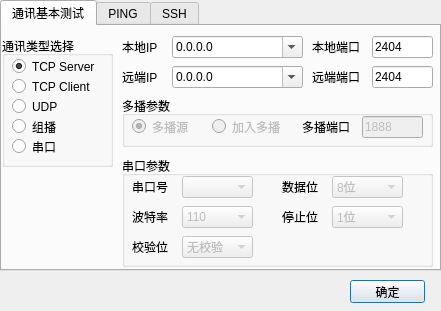
<?xml version="1.0" encoding="UTF-8"?>
<ui version="4.0">
 <class>NewDialog</class>
 <widget class="QDialog" name="NewDialog">
  <property name="windowModality">
   <enum>Qt::NonModal</enum>
  </property>
  <property name="geometry">
   <rect>
    <x>0</x>
    <y>0</y>
    <width>441</width>
    <height>311</height>
   </rect>
  </property>
  <property name="windowTitle">
   <string>新建通讯</string>
  </property>
  <property name="windowIcon">
   <iconset resource="comm.qrc">
    <normaloff>:/res/TCP.ico</normaloff>:/res/TCP.ico</iconset>
  </property>
  <property name="modal">
   <bool>true</bool>
  </property>
  <widget class="QTabWidget" name="tabWidget">
   <property name="geometry">
    <rect>
     <x>0</x>
     <y>0</y>
     <width>441</width>
     <height>271</height>
    </rect>
   </property>
   <property name="currentIndex">
    <number>0</number>
   </property>
   <widget class="QWidget" name="newTabBASE">
    <attribute name="title">
     <string>通讯基本测试</string>
    </attribute>
    <widget class="QGroupBox" name="groupBox">
     <property name="geometry">
      <rect>
       <x>0</x>
       <y>10</y>
       <width>111</width>
       <height>131</height>
      </rect>
     </property>
     <property name="title">
      <string>通讯类型选择</string>
     </property>
     <widget class="QRadioButton" name="radioButtonTCPS">
      <property name="geometry">
       <rect>
        <x>10</x>
        <y>20</y>
        <width>91</width>
        <height>21</height>
       </rect>
      </property>
      <property name="text">
       <string>TCP Server</string>
      </property>
      <property name="checked">
       <bool>true</bool>
      </property>
     </widget>
     <widget class="QRadioButton" name="radioButtonTCPC">
      <property name="geometry">
       <rect>
        <x>10</x>
        <y>40</y>
        <width>91</width>
        <height>21</height>
       </rect>
      </property>
      <property name="text">
       <string>TCP Client</string>
      </property>
      <property name="checked">
       <bool>false</bool>
      </property>
     </widget>
     <widget class="QRadioButton" name="radioButtonUDP">
      <property name="geometry">
       <rect>
        <x>10</x>
        <y>60</y>
        <width>91</width>
        <height>21</height>
       </rect>
      </property>
      <property name="text">
       <string>UDP</string>
      </property>
     </widget>
     <widget class="QRadioButton" name="radioButtonMulticast">
      <property name="geometry">
       <rect>
        <x>10</x>
        <y>80</y>
        <width>91</width>
        <height>21</height>
       </rect>
      </property>
      <property name="text">
       <string>组播</string>
      </property>
     </widget>
     <widget class="QRadioButton" name="radioButtonSerial">
      <property name="geometry">
       <rect>
        <x>10</x>
        <y>100</y>
        <width>91</width>
        <height>21</height>
       </rect>
      </property>
      <property name="text">
       <string>串口</string>
      </property>
     </widget>
    </widget>
    <widget class="QLabel" name="label">
     <property name="geometry">
      <rect>
       <x>120</x>
       <y>10</y>
       <width>50</width>
       <height>22</height>
      </rect>
     </property>
     <property name="text">
      <string>本地IP</string>
     </property>
    </widget>
    <widget class="QComboBox" name="comboBoxLIP">
     <property name="geometry">
      <rect>
       <x>170</x>
       <y>10</y>
       <width>131</width>
       <height>22</height>
      </rect>
     </property>
     <property name="editable">
      <bool>true</bool>
     </property>
     <item>
      <property name="text">
       <string>0.0.0.0</string>
      </property>
     </item>
    </widget>
    <widget class="QLabel" name="label_2">
     <property name="geometry">
      <rect>
       <x>310</x>
       <y>10</y>
       <width>50</width>
       <height>22</height>
      </rect>
     </property>
     <property name="text">
      <string>本地端口</string>
     </property>
    </widget>
    <widget class="QLineEdit" name="lineEditLPORT">
     <property name="geometry">
      <rect>
       <x>370</x>
       <y>10</y>
       <width>61</width>
       <height>22</height>
      </rect>
     </property>
     <property name="text">
      <string>2404</string>
     </property>
    </widget>
    <widget class="QLineEdit" name="lineEditRPORT">
     <property name="geometry">
      <rect>
       <x>370</x>
       <y>40</y>
       <width>61</width>
       <height>22</height>
      </rect>
     </property>
     <property name="text">
      <string>2404</string>
     </property>
    </widget>
    <widget class="QComboBox" name="comboBoxRIP">
     <property name="geometry">
      <rect>
       <x>170</x>
       <y>40</y>
       <width>131</width>
       <height>22</height>
      </rect>
     </property>
     <property name="editable">
      <bool>true</bool>
     </property>
     <item>
      <property name="text">
       <string>0.0.0.0</string>
      </property>
     </item>
     <item>
      <property name="text">
       <string>127.0.0.1</string>
      </property>
     </item>
     <item>
      <property name="text">
       <string>255.255.255.255</string>
      </property>
     </item>
    </widget>
    <widget class="QLabel" name="label_3">
     <property name="geometry">
      <rect>
       <x>120</x>
       <y>40</y>
       <width>50</width>
       <height>22</height>
      </rect>
     </property>
     <property name="text">
      <string>远端IP</string>
     </property>
    </widget>
    <widget class="QLabel" name="label_4">
     <property name="geometry">
      <rect>
       <x>310</x>
       <y>40</y>
       <width>50</width>
       <height>22</height>
      </rect>
     </property>
     <property name="text">
      <string>远端端口</string>
     </property>
    </widget>
    <widget class="QGroupBox" name="groupBox_3">
     <property name="geometry">
      <rect>
       <x>120</x>
       <y>70</y>
       <width>311</width>
       <height>51</height>
      </rect>
     </property>
     <property name="title">
      <string>多播参数</string>
     </property>
     <widget class="QRadioButton" name="radioButtonMulticastS">
      <property name="enabled">
       <bool>false</bool>
      </property>
      <property name="geometry">
       <rect>
        <x>10</x>
        <y>20</y>
        <width>71</width>
        <height>21</height>
       </rect>
      </property>
      <property name="text">
       <string>多播源</string>
      </property>
      <property name="checked">
       <bool>true</bool>
      </property>
     </widget>
     <widget class="QRadioButton" name="radioButtonMulticastC">
      <property name="enabled">
       <bool>false</bool>
      </property>
      <property name="geometry">
       <rect>
        <x>90</x>
        <y>20</y>
        <width>71</width>
        <height>21</height>
       </rect>
      </property>
      <property name="text">
       <string>加入多播</string>
      </property>
     </widget>
     <widget class="QLineEdit" name="lineEditMPORT">
      <property name="enabled">
       <bool>false</bool>
      </property>
      <property name="geometry">
       <rect>
        <x>240</x>
        <y>20</y>
        <width>61</width>
        <height>22</height>
       </rect>
      </property>
      <property name="text">
       <string>1888</string>
      </property>
     </widget>
     <widget class="QLabel" name="label_5">
      <property name="enabled">
       <bool>true</bool>
      </property>
      <property name="geometry">
       <rect>
        <x>180</x>
        <y>20</y>
        <width>50</width>
        <height>22</height>
       </rect>
      </property>
      <property name="text">
       <string>多播端口</string>
      </property>
     </widget>
    </widget>
    <widget class="QGroupBox" name="groupBox_4">
     <property name="geometry">
      <rect>
       <x>120</x>
       <y>130</y>
       <width>311</width>
       <height>111</height>
      </rect>
     </property>
     <property name="title">
      <string>串口参数</string>
     </property>
     <widget class="QComboBox" name="comboBoxCOM_NUM">
      <property name="enabled">
       <bool>false</bool>
      </property>
      <property name="geometry">
       <rect>
        <x>60</x>
        <y>20</y>
        <width>71</width>
        <height>22</height>
       </rect>
      </property>
      <property name="editable">
       <bool>false</bool>
      </property>
     </widget>
     <widget class="QLabel" name="label_6">
      <property name="geometry">
       <rect>
        <x>10</x>
        <y>20</y>
        <width>50</width>
        <height>22</height>
       </rect>
      </property>
      <property name="text">
       <string>串口号</string>
      </property>
     </widget>
     <widget class="QLabel" name="label_7">
      <property name="geometry">
       <rect>
        <x>10</x>
        <y>50</y>
        <width>50</width>
        <height>22</height>
       </rect>
      </property>
      <property name="text">
       <string>波特率</string>
      </property>
     </widget>
     <widget class="QComboBox" name="comboBoxCOM_BAUD">
      <property name="enabled">
       <bool>false</bool>
      </property>
      <property name="geometry">
       <rect>
        <x>60</x>
        <y>50</y>
        <width>71</width>
        <height>22</height>
       </rect>
      </property>
      <property name="currentText">
       <string>110</string>
      </property>
      <item>
       <property name="text">
        <string>110</string>
       </property>
      </item>
      <item>
       <property name="text">
        <string>300</string>
       </property>
      </item>
      <item>
       <property name="text">
        <string>600</string>
       </property>
      </item>
      <item>
       <property name="text">
        <string>1200</string>
       </property>
      </item>
      <item>
       <property name="text">
        <string>2400</string>
       </property>
      </item>
      <item>
       <property name="text">
        <string>4800</string>
       </property>
      </item>
      <item>
       <property name="text">
        <string>9600</string>
       </property>
      </item>
      <item>
       <property name="text">
        <string>14400</string>
       </property>
      </item>
      <item>
       <property name="text">
        <string>19200</string>
       </property>
      </item>
      <item>
       <property name="text">
        <string>38400</string>
       </property>
      </item>
      <item>
       <property name="text">
        <string>56000</string>
       </property>
      </item>
      <item>
       <property name="text">
        <string>57600</string>
       </property>
      </item>
      <item>
       <property name="text">
        <string>115200</string>
       </property>
      </item>
      <item>
       <property name="text">
        <string>128000</string>
       </property>
      </item>
      <item>
       <property name="text">
        <string>256000</string>
       </property>
      </item>
     </widget>
     <widget class="QLabel" name="label_8">
      <property name="geometry">
       <rect>
        <x>160</x>
        <y>50</y>
        <width>50</width>
        <height>22</height>
       </rect>
      </property>
      <property name="text">
       <string>停止位</string>
      </property>
     </widget>
     <widget class="QComboBox" name="comboBoxCOM_STOPBIT">
      <property name="enabled">
       <bool>false</bool>
      </property>
      <property name="geometry">
       <rect>
        <x>210</x>
        <y>50</y>
        <width>71</width>
        <height>22</height>
       </rect>
      </property>
      <item>
       <property name="text">
        <string>1位</string>
       </property>
      </item>
      <item>
       <property name="text">
        <string>1.5位</string>
       </property>
      </item>
      <item>
       <property name="text">
        <string>2位</string>
       </property>
      </item>
     </widget>
     <widget class="QLabel" name="label_9">
      <property name="geometry">
       <rect>
        <x>160</x>
        <y>20</y>
        <width>50</width>
        <height>22</height>
       </rect>
      </property>
      <property name="text">
       <string>数据位</string>
      </property>
     </widget>
     <widget class="QComboBox" name="comboBoxCOM_DATABIT">
      <property name="enabled">
       <bool>false</bool>
      </property>
      <property name="geometry">
       <rect>
        <x>210</x>
        <y>20</y>
        <width>71</width>
        <height>22</height>
       </rect>
      </property>
      <item>
       <property name="text">
        <string>8位</string>
       </property>
      </item>
      <item>
       <property name="text">
        <string>7位</string>
       </property>
      </item>
     </widget>
     <widget class="QLabel" name="label_10">
      <property name="geometry">
       <rect>
        <x>10</x>
        <y>80</y>
        <width>50</width>
        <height>22</height>
       </rect>
      </property>
      <property name="text">
       <string>校验位</string>
      </property>
     </widget>
     <widget class="QComboBox" name="comboBoxCOM_CHECK">
      <property name="enabled">
       <bool>false</bool>
      </property>
      <property name="geometry">
       <rect>
        <x>60</x>
        <y>80</y>
        <width>71</width>
        <height>22</height>
       </rect>
      </property>
      <item>
       <property name="text">
        <string>无校验</string>
       </property>
      </item>
      <item>
       <property name="text">
        <string>奇校验</string>
       </property>
      </item>
      <item>
       <property name="text">
        <string>偶校验</string>
       </property>
      </item>
      <item>
       <property name="text">
        <string>Mark校验</string>
       </property>
      </item>
      <item>
       <property name="text">
        <string>Space校验</string>
       </property>
      </item>
     </widget>
    </widget>
   </widget>
   <widget class="QWidget" name="newTabPING">
    <attribute name="title">
     <string>PING</string>
    </attribute>
    <widget class="QGroupBox" name="groupBox_2">
     <property name="geometry">
      <rect>
       <x>40</x>
       <y>30</y>
       <width>120</width>
       <height>80</height>
      </rect>
     </property>
     <property name="title">
      <string>GroupBox</string>
     </property>
    </widget>
   </widget>
   <widget class="QWidget" name="newTabSSH">
    <property name="toolTip">
     <string/>
    </property>
    <property name="accessibleName">
     <string/>
    </property>
    <property name="accessibleDescription">
     <string/>
    </property>
    <attribute name="title">
     <string>SSH</string>
    </attribute>
   </widget>
  </widget>
  <widget class="QPushButton" name="pushButtonOK">
   <property name="geometry">
    <rect>
     <x>350</x>
     <y>280</y>
     <width>75</width>
     <height>23</height>
    </rect>
   </property>
   <property name="text">
    <string>确定</string>
   </property>
  </widget>
  <zorder>pushButtonOK</zorder>
  <zorder>tabWidget</zorder>
 </widget>
 <resources>
  <include location="comm.qrc"/>
 </resources>
 <connections/>
</ui>
